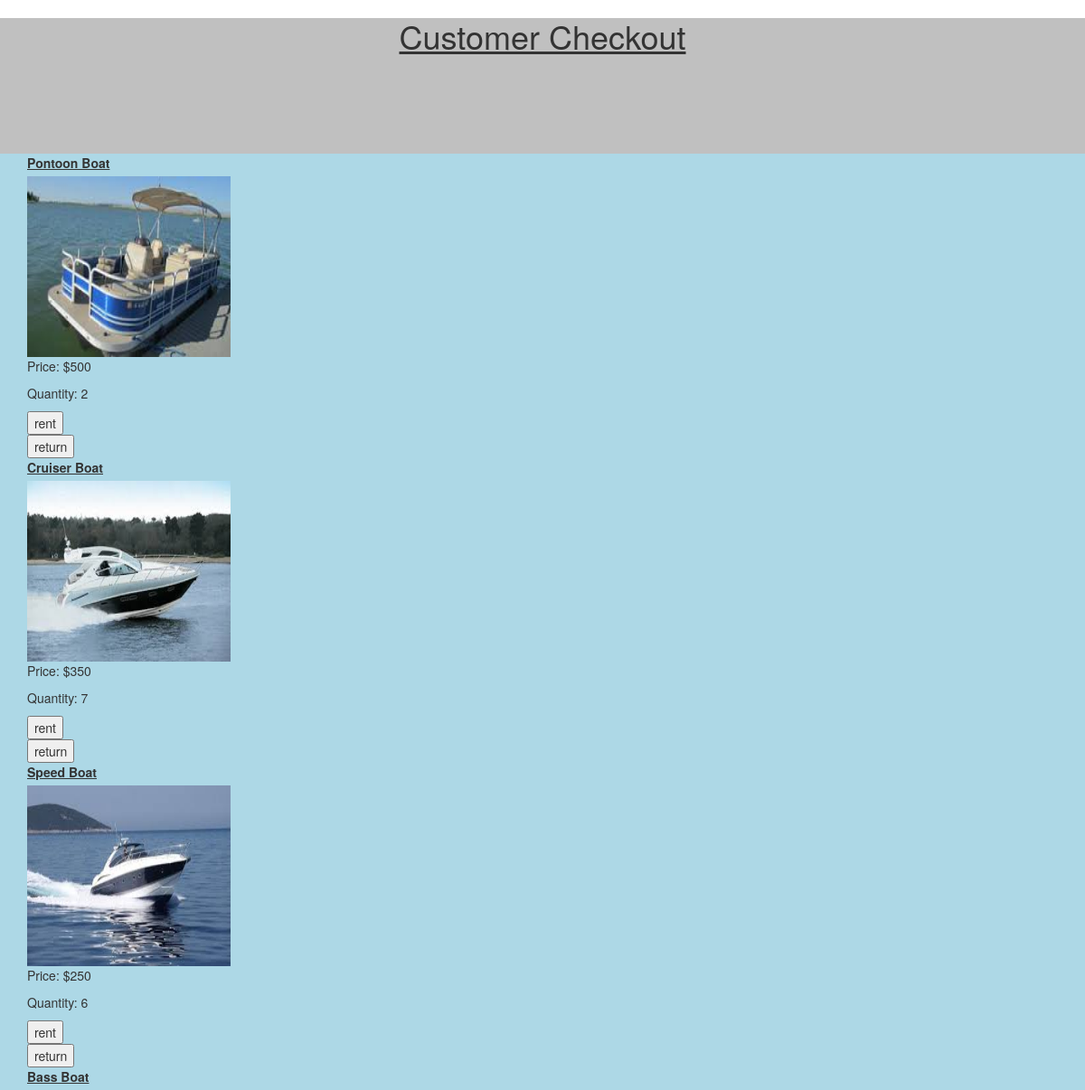
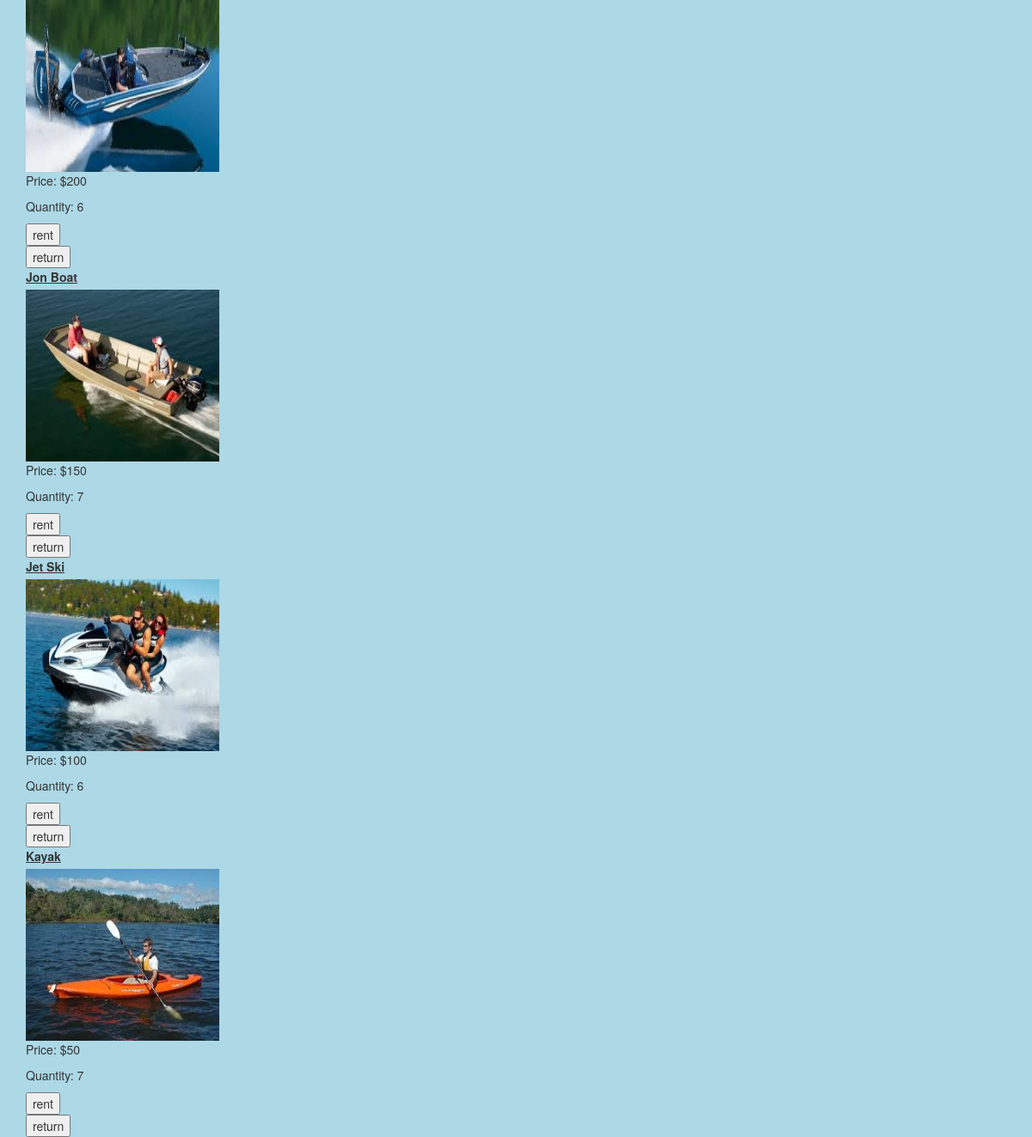
The app's page /index/ with its own data (2 pictures, top to bottom).
### boat/models.py (models this page shows, shortened)
class Boat(models.Model):
    name = models.CharField(max_length=200)
    price = models.IntegerField()
    quantity = models.IntegerField()
    img_name = models.CharField(max_length=200)
    def img_url(self):
        return 'boat/pictures/'+ self.img_name

### boat/views.py (the view)
# urls.py: url(r'^index/', views.index, name='index'),
def index(request):
    boats = Boat.objects.all()
    return render(request, 'boat/index.html', {
        'items': boats
    })

### boat/templates/boat/index.html (shortened to what this page needs)
<!DOCTYPE html>
<html>
<head>
    {% load static %}
<link rel="stylesheet" href="https://maxcdn.bootstrapcdn.com/bootstrap/3.3.7/css/bootstrap.min.css">
<link rel="stylesheet" href="{% static 'boat/css/index.css'%}"  type="text/css">
</head>
<body>
    <div id="header" style="width: 100%;height: 150px;text-align: center;">
            <h1><u>Customer Checkout</u></h1>
    </div>
    <div class="col-lg-12 col-md-12 col-sm-12" id="pagebody">
        <div class="col-lg-3 col-md-3 col-sm-6">
{% for item in items %}
<div id="itemcontainer">
    <div id="item">
        <label for="item">
    <b><u>{{item.name}}</u></b>
        </label>
    </div>
    <div id="item1pic">
    <img src="{% static item.img_url %}" alt="image" style="width: 225px;height: 200px;">
    </div>
    <p>Price: ${{item.price}}</p>
    <p>Quantity: {{item.quantity}}</p>
            <form action="{% url 'rent' item.id %}" method="POST">
            <input id="{{ item.name }}" type="submit" value="rent"></input>{% csrf_token %}
                </form>
            <form action="{% url 'return_item' item.id%}" method="POST">{% csrf_token %}
            <input id="{{ item.name }}+ return" type="submit" value="return"></input>
                </form>
</div>
    {% endfor %}
    </body>
</html>

### boat/static/boat/css/index.css (style rules this page uses)
#header { background-color: silver; width: 100%; height: 100px; }
#pagebody { background-color: lightblue; }

### records on screen
Boat: name "Pontoon Boat", img_name (picture), price "500", quantity "2"
Boat: name "Cruiser Boat", img_name (picture), price "350", quantity "7"
Boat: name "Speed Boat", img_name (picture), price "250", quantity "6"
Boat: name "Bass Boat", img_name (picture), price "200", quantity "6"
Boat: name "Jon Boat", img_name (picture), price "150", quantity "7"
Boat: name "Jet Ski", img_name (picture), price "100", quantity "6"
Boat: name "Kayak", img_name (picture), price "50", quantity "7"
